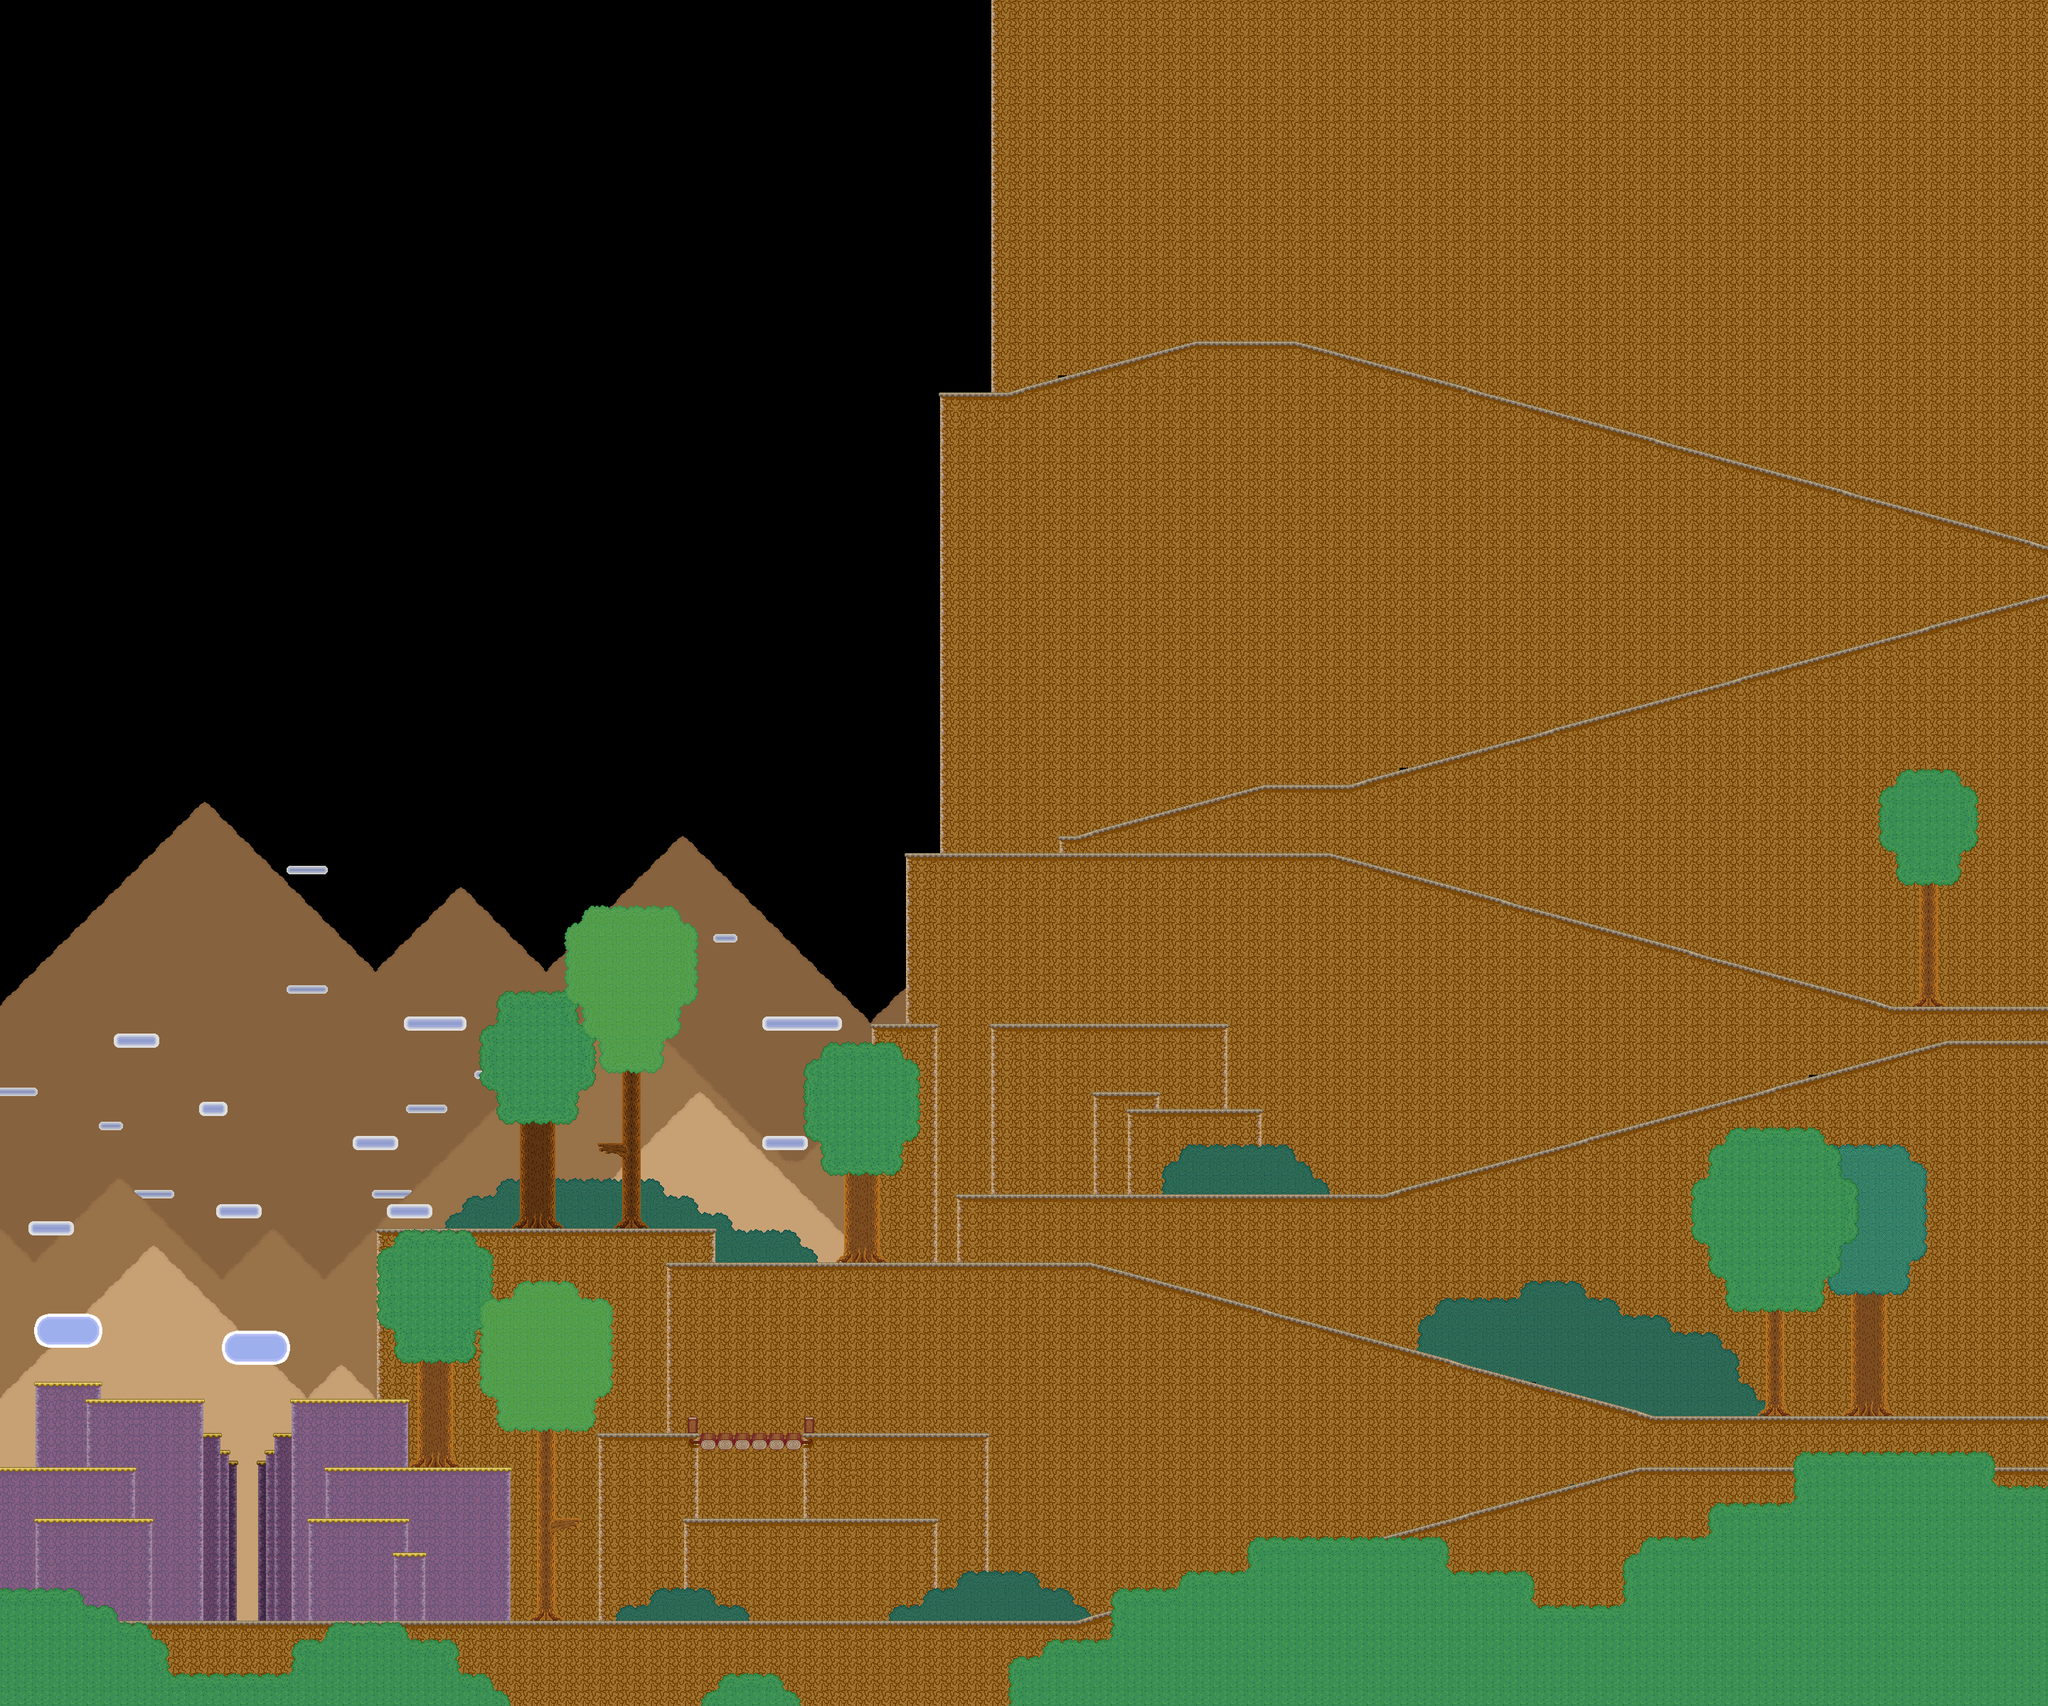

Rendered tile map (Tiled .tmx) drawn with the repository's tilesets; below, a short description and the map source with its tile grids summarised:
An orthogonal 120x100 tile map with 24x24 px tiles, 13 tile layers (sky, mountains, clouds_2, mountains_middle, ...).

<map version="1.0" orientation="orthogonal" width="120" height="100" tilewidth="24" tileheight="24">
 <tileset firstgid="1" name="mountains" tilewidth="24" tileheight="24">
  <image source="../images/tilesets/mountains.png" width="624" height="936" />
 </tileset>
 <layer name="sky" width="120" height="100">
  <properties>
   <property name="parallax" value="0.2" />
  </properties>
  <data>[12000 cells, 2640 non-empty, 6 distinct tile ids]</data>
 </layer>
 <layer name="mountains" width="120" height="100">
  <data>[12000 cells, 3086 non-empty, 2 distinct tile ids]</data>
 </layer>
 <layer name="clouds_2" width="120" height="100">
  <data>[12000 cells, 66 non-empty, 2 distinct tile ids]</data>
 </layer>
 <layer name="mountains_middle" width="120" height="100">
  <data>[12000 cells, 2198 non-empty, 3 distinct tile ids]</data>
 </layer>
 <layer name="clouds" width="120" height="100">
  <data>[12000 cells, 76 non-empty, 2 distinct tile ids]</data>
 </layer>
 <layer name="mountains_front" width="120" height="100">
  <data>[12000 cells, 1776 non-empty, 3 distinct tile ids]</data>
 </layer>
 <layer name="clouds" width="120" height="100">
  <data>[12000 cells, 26 non-empty, 2 distinct tile ids]</data>
 </layer>
 <layer name="filler" width="120" height="100">
  <data>[12000 cells, 1 non-empty, 1 distinct tile ids]</data>
 </layer>
 <layer name="background" width="120" height="100">
  <data>[12000 cells, 1178 non-empty, 14 distinct tile ids]</data>
 </layer>
 <layer name="foreground" width="120" height="100">
  <data>[12000 cells, 7774 non-empty, 39 distinct tile ids]</data>
 </layer>
 <layer name="trees" width="120" height="100">
  <data>[12000 cells, 358 non-empty, 26 distinct tile ids]</data>
 </layer>
 <layer name="leaves" width="120" height="100">
  <data>[12000 cells, 400 non-empty, 6 distinct tile ids]</data>
 </layer>
 <layer name="bushes_front" width="120" height="100">
  <properties>
   <property name="foreground" value="true" />
  </properties>
  <data>[12000 cells, 735 non-empty, 3 distinct tile ids]</data>
 </layer>
</map>
